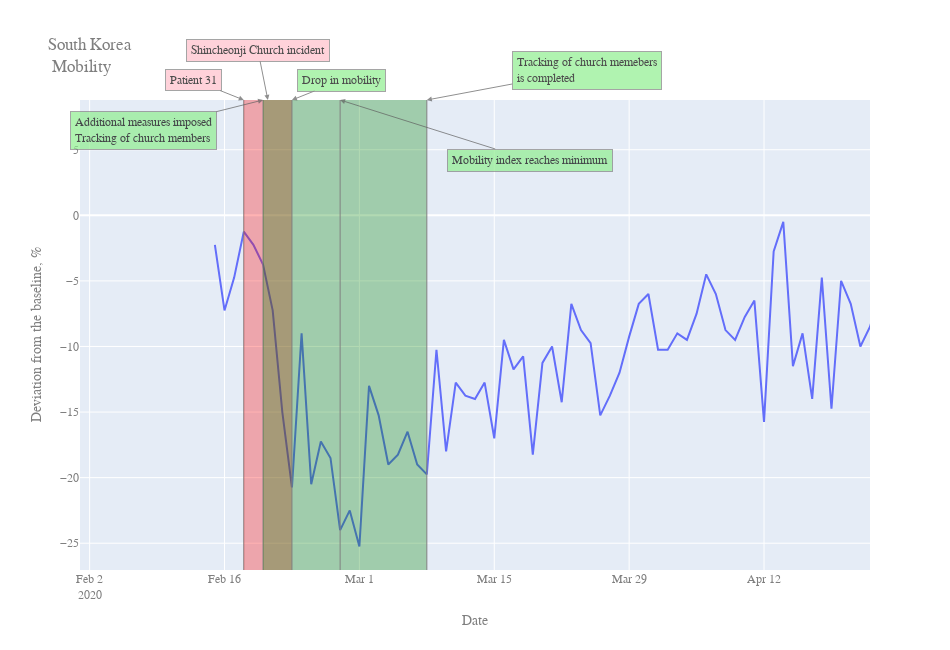
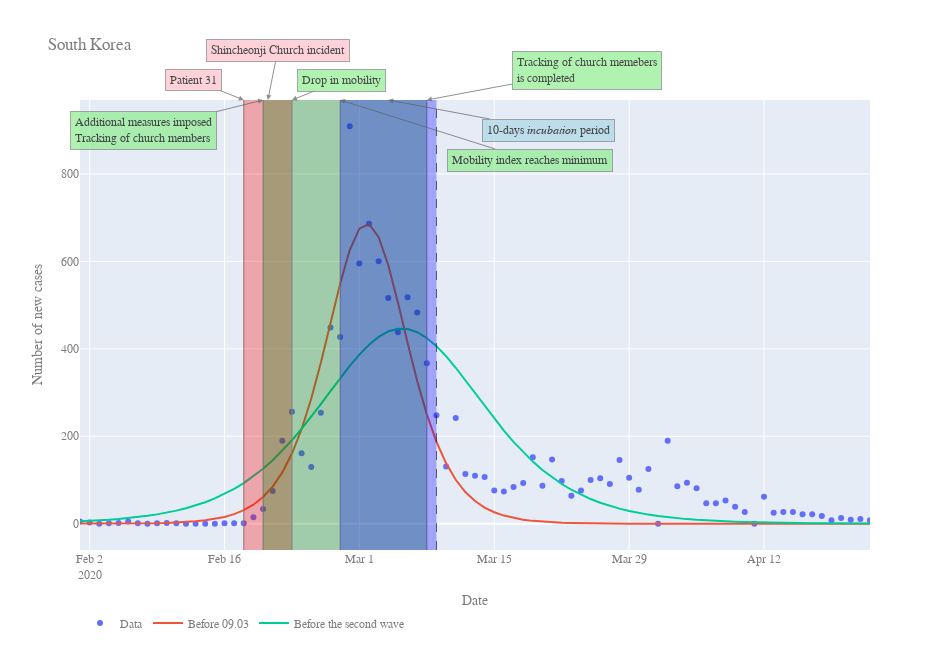

These figures' notebook cell, in order:
### Code cell
# set cutoffs for approximations
cutoffs = pd.DataFrame({
    "date": [date("2020-03-09"), date("2020-05-07")],
    "description": ["Before 09.03", "Before the second wave"]
})
params = get_fit_of_cutoffs(df, cutoffs)
# plot figures
figs = plotter(df, params, df_mobility=df_mobility)
# show coeffs
display(unfold(params))

# set extension of output files
ext = "pdf"
# set mode of image_writer (if mode: write images)
mode = False
# plot of mobility
f = figs[-1]
iw = image_writer(f, "SK_mobility", ext, mode=mode)
# next add elements on bare plot and write image if needed
f.update_layout(xaxis_range = [date("2020-02-01"), date("2020-04-23")])
iw.write()
add_caption(f, date("2020-02-18"), text="Patient 31", pos_x=-50)
iw.write()
add_filling(f, x0=date("2020-02-18"), x1=date("2020-02-23"))
add_caption(f, date("2020-02-20-12", format="%Y-%m-%d-%H"), "Shincheonji Church incident", pos_x=- 10, pos_y = -50, wline=False)
iw.write()
add_caption(f, date("2020-02-20"), "Additional measures imposed<br>Tracking of church members", bg_color="LightGreen",pos_x=-120, pos_y=30)
add_filling(f, date("2020-02-20"), date("2020-03-08"), fill_color="Green")
iw.write()
add_caption(f, date("2020-02-23"), "Drop in mobility", bg_color="LightGreen",pos_x= 50)
iw.write()
add_caption(f, date("2020-02-28"), "Mobility index reaches minimum", bg_color="LightGreen", pos_x = 190, pos_y=60)
iw.write()
add_caption(f, date("2020-03-08"), "Tracking of church memebers<br>is completed", bg_color="LightGreen", pos_x = 160, pos_y=-30)
iw.write()
f.show()

#plot of new cases
f = figs[1]
iw = image_writer(f, "SK_plot", ext, mode=mode)
f.update_layout(xaxis_range = [date("2020-02-01"), date("2020-04-23")])
add_caption(f, date("2020-02-18"), text="Patient 31", pos_x=-50)
add_filling(f, x0=date("2020-02-18"), x1=date("2020-02-23"))
add_caption(f, date("2020-02-20-12", format="%Y-%m-%d-%H"), "Shincheonji Church incident", pos_x= 10, pos_y = -50, wline=False)
add_caption(f, date("2020-02-20"), "Additional measures imposed<br>Tracking of church members", bg_color="LightGreen",pos_x=-120, pos_y=30)
add_filling(f, date("2020-02-20"), date("2020-03-08"), fill_color="Green")
add_caption(f, date("2020-02-23"), "Drop in mobility", bg_color="LightGreen",pos_x= 50)
add_caption(f, date("2020-02-28"), "Mobility index reaches minimum", bg_color="LightGreen", pos_x = 190, pos_y=60)
add_caption(f, date("2020-03-08"), "Tracking of church memebers<br>is completed", bg_color="LightGreen", pos_x = 160, pos_y=-30)
iw.write()
add_filling(f, date("2020-02-28"), date("2020-03-09"), fill_color="Blue")
add_caption(f, date("2020-03-04"), "10-days <i>incubation</i> period", bg_color="LightBlue", pos_x = 160, pos_y=30, wline=False)
iw.write()
f.show()

### Figure 1 — Plotly figure (JSON) as saved in the notebook; plotly's stock layout.template omitted (floating-point values rounded to 4 significant figures)
{"data": [{"name": "Average index", "type": "scatter", "x": ["2020-02-15T00:00:00", "2020-02-16T00:00:00", "2020-02-17T00:00:00", "2020-02-18T00:00:00", "2020-02-19T00:00:00", "2020-02-20T00:00:00", "2020-02-21T00:00:00", "2020-02-22T00:00:00", "2020-02-23T00:00:00", "2020-02-24T00:00:00", "2020-02-25T00:00:00", "2020-02-26T00:00:00", "2020-02-27T00:00:00", "2020-02-28T00:00:00", "2020-02-29T00:00:00", "2020-03-01T00:00:00", "2020-03-02T00:00:00", "2020-03-03T00:00:00", "2020-03-04T00:00:00", "2020-03-05T00:00:00", "2020-03-06T00:00:00", "2020-03-07T00:00:00", "2020-03-08T00:00:00", "2020-03-09T00:00:00", "2020-03-10T00:00:00", "2020-03-11T00:00:00", "2020-03-12T00:00:00", "2020-03-13T00:00:00", "2020-03-14T00:00:00", "2020-03-15T00:00:00", "2020-03-16T00:00:00", "2020-03-17T00:00:00", "2020-03-18T00:00:00", "2020-03-19T00:00:00", "2020-03-20T00:00:00", "2020-03-21T00:00:00", "2020-03-22T00:00:00", "2020-03-23T00:00:00", "2020-03-24T00:00:00", "2020-03-25T00:00:00", "2020-03-26T00:00:00", "2020-03-27T00:00:00", "2020-03-28T00:00:00", "2020-03-29T00:00:00", "2020-03-30T00:00:00", "2020-03-31T00:00:00", "2020-04-01T00:00:00", "2020-04-02T00:00:00", "2020-04-03T00:00:00", "2020-04-04T00:00:00", "2020-04-05T00:00:00", "2020-04-06T00:00:00", "2020-04-07T00:00:00", "2020-04-08T00:00:00", "2020-04-09T00:00:00", "2020-04-10T00:00:00", "2020-04-11T00:00:00", "2020-04-12T00:00:00", "2020-04-13T00:00:00", "2020-04-14T00:00:00", "2020-04-15T00:00:00", "2020-04-16T00:00:00", "2020-04-17T00:00:00", "2020-04-18T00:00:00", "2020-04-19T00:00:00", "2020-04-20T00:00:00", "2020-04-21T00:00:00", "2020-04-22T00:00:00", "2020-04-23T00:00:00", "2020-04-24T00:00:00", "2020-04-25T00:00:00", "2020-04-26T00:00:00", "2020-04-27T00:00:00", "2020-04-28T00:00:00", "2020-04-29T00:00:00", "2020-04-30T00:00:00", "2020-05-01T00:00:00", "2020-05-02T00:00:00", "2020-05-03T00:00:00", "2020-05-04T00:00:00", "2020-05-05T00:00:00", "2020-05-06T00:00:00", "2020-05-07T00:00:00", "2020-05-08T00:00:00", "2020-05-09T00:00:00", "2020-05-10T00:00:00", "2020-05-11T00:00:00", "2020-05-12T00:00:00", "2020-05-13T00:00:00", "2020-05-14T00:00:00", "2020-05-15T00:00:00", "2020-05-16T00:00:00"], "y": [-2.25, -7.25, -4.75, -1.25, -2.25, -3.75, -7.25, -15, -20.75, -9, -20.5, -17.25, -18.5, -24, -22.5, -25.25, -13, -15.25, -19, -18.25, -16.5, -19, -19.75, -10.25, -18, -12.75, -13.75, -14, -12.75, -17, -9.5, -11.75, -10.75, -18.25, -11.25, -10, -14.25, -6.75, -8.75, -9.75, -15.25, -13.75, -12, -9.25, -6.75, -6, -10.25, -10.25, -9, -9.5, -7.5, -4.5, -6, -8.75, -9.5, -7.75, -6.5, -15.75, -2.75, -0.5, -11.5, -9, -14, -4.75, -14.75, -5, -6.75, -10, -8.5, -6, -4.25, -4.5, -0.5, -0.25, 3.5, -6.25, -8.5, -4.5, 0.75, 7, -8.5, -1.5, -1.25, 0.25, -11.75, -3.5, 2.25, -0.25, -1.25, -2.25, -10, -2]}], "layout": {"annotations": [{"align": "left", "arrowcolor": "#606060", "arrowhead": 2, "arrowsize": 1, "arrowwidth": 1, "ax": -50, "ay": -20, "bgcolor": "Pink", "bordercolor": "Grey", "borderpad": 4, "borderwidth": 1, "font": {"color": "Black", "family": "Courier New, monospace", "size": 12}, "opacity": 0.7, "showarrow": true, "text": "Patient 31", "x": "2020-02-18T00:00:00", "xref": "x", "y": 1, "yref": "paper"}, {"align": "left", "arrowcolor": "#606060", "arrowhead": 2, "arrowsize": 1, "arrowwidth": 1, "ax": -10, "ay": -50, "bgcolor": "Pink", "bordercolor": "Grey", "borderpad": 4, "borderwidth": 1, "font": {"color": "Black", "family": "Courier New, monospace", "size": 12}, "opacity": 0.7, "showarrow": true, "text": "Shincheonji Church incident", "x": "2020-02-20T12:00:00", "xref": "x", "y": 1, "yref": "paper"}, {"align": "left", "arrowcolor": "#606060", "arrowhead": 2, "arrowsize": 1, "arrowwidth": 1, "ax": -120, "ay": 30, "bgcolor": "LightGreen", "bordercolor": "Grey", "borderpad": 4, "borderwidth": 1, "font": {"color": "Black", "family": "Courier New, monospace", "size": 12}, "opacity": 0.7, "showarrow": true, "text": "Additional measures imposed<br>Tracking of church members", "x": "2020-02-20T00:00:00", "xref": "x", "y": 1, "yref": "paper"}, {"align": "left", "arrowcolor": "#606060", "arrowhead": 2, "arrowsize": 1, "arrowwidth": 1, "ax": 50, "ay": -20, "bgcolor": "LightGreen", "bordercolor": "Grey", "borderpad": 4, "borderwidth": 1, "font": {"color": "Black", "family": "Courier New, monospace", "size": 12}, "opacity": 0.7, "showarrow": true, "text": "Drop in mobility", "x": "2020-02-23T00:00:00", "xref": "x", "y": 1, "yref": "paper"}, {"align": "left", "arrowcolor": "#606060", "arrowhead": 2, "arrowsize": 1, "arrowwidth": 1, "ax": 190, "ay": 60, "bgcolor": "LightGreen", "bordercolor": "Grey", "borderpad": 4, "borderwidth": 1, "font": {"color": "Black", "family": "Courier New, monospace", "size": 12}, "opacity": 0.7, "showarrow": true, "text": "Mobility index reaches minimum", "x": "2020-02-28T00:00:00", "xref": "x", "y": 1, "yref": "paper"}, {"align": "left", "arrowcolor": "#606060", "arrowhead": 2, "arrowsize": 1, "arrowwidth": 1, "ax": 160, "ay": -30, "bgcolor": "LightGreen", "bordercolor": "Grey", "borderpad": 4, "borderwidth": 1, "font": {"color": "Black", "family": "Courier New, monospace", "size": 12}, "opacity": 0.7, "showarrow": true, "text": "Tracking of church memebers<br>is completed", "x": "2020-03-08T00:00:00", "xref": "x", "y": 1, "yref": "paper"}], "font": {"color": "#7f7f7f", "family": "Courier New, monospace", "size": 12}, "height": 650, "legend": {"orientation": "h", "y": -0.13}, "shapes": [{"layer": "above", "line": {"color": "Grey", "dash": "solid", "width": 1}, "opacity": 1, "type": "line", "x0": "2020-02-18T00:00:00", "x1": "2020-02-18T00:00:00", "xref": "x", "y0": 0, "y1": 1, "yref": "paper"}, {"fillcolor": "Red", "layer": "above", "line": {"width": 0}, "opacity": 0.3, "type": "rect", "x0": "2020-02-18T00:00:00", "x1": "2020-02-23T00:00:00", "xref": "x", "y0": 0, "y1": 1, "yref": "paper"}, {"layer": "above", "line": {"color": "Grey", "dash": "solid", "width": 1}, "opacity": 1, "type": "line", "x0": "2020-02-20T00:00:00", "x1": "2020-02-20T00:00:00", "xref": "x", "y0": 0, "y1": 1, "yref": "paper"}, {"fillcolor": "Green", "layer": "above", "line": {"width": 0}, "opacity": 0.3, "type": "rect", "x0": "2020-02-20T00:00:00", "x1": "2020-03-08T00:00:00", "xref": "x", "y0": 0, "y1": 1, "yref": "paper"}, {"layer": "above", "line": {"color": "Grey", "dash": "solid", "width": 1}, "opacity": 1, "type": "line", "x0": "2020-02-23T00:00:00", "x1": "2020-02-23T00:00:00", "xref": "x", "y0": 0, "y1": 1, "yref": "paper"}, {"layer": "above", "line": {"color": "Grey", "dash": "solid", "width": 1}, "opacity": 1, "type": "line", "x0": "2020-02-28T00:00:00", "x1": "2020-02-28T00:00:00", "xref": "x", "y0": 0, "y1": 1, "yref": "paper"}, {"layer": "above", "line": {"color": "Grey", "dash": "solid", "width": 1}, "opacity": 1, "type": "line", "x0": "2020-03-08T00:00:00", "x1": "2020-03-08T00:00:00", "xref": "x", "y0": 0, "y1": 1, "yref": "paper"}], "title": {"text": "South Korea<br> Mobility"}, "width": 950, "xaxis": {"range": ["2020-02-01T00:00:00", "2020-04-23T00:00:00"], "title": {"text": "Date"}}, "yaxis": {"title": {"text": "Deviation from the baseline, %"}}}}

### Figure 2 — Plotly figure (JSON) as saved in the notebook; plotly's stock layout.template omitted (floating-point values rounded to 4 significant figures)
{"data": [{"mode": "markers", "name": "Data", "type": "scatter", "x": ["2020-01-19T00:00:00", "2020-01-20T00:00:00", "2020-01-21T00:00:00", "2020-01-22T00:00:00", "2020-01-23T00:00:00", "2020-01-24T00:00:00", "2020-01-25T00:00:00", "2020-01-26T00:00:00", "2020-01-27T00:00:00", "2020-01-28T00:00:00", "2020-01-29T00:00:00", "2020-01-30T00:00:00", "2020-01-31T00:00:00", "2020-02-01T00:00:00", "2020-02-02T00:00:00", "2020-02-03T00:00:00", "2020-02-04T00:00:00", "2020-02-05T00:00:00", "2020-02-06T00:00:00", "2020-02-07T00:00:00", "2020-02-08T00:00:00", "2020-02-09T00:00:00", "2020-02-10T00:00:00", "2020-02-11T00:00:00", "2020-02-12T00:00:00", "2020-02-13T00:00:00", "2020-02-14T00:00:00", "2020-02-15T00:00:00", "2020-02-16T00:00:00", "2020-02-17T00:00:00", "2020-02-18T00:00:00", "2020-02-19T00:00:00", "2020-02-20T00:00:00", "2020-02-21T00:00:00", "2020-02-22T00:00:00", "2020-02-23T00:00:00", "2020-02-24T00:00:00", "2020-02-25T00:00:00", "2020-02-26T00:00:00", "2020-02-27T00:00:00", "2020-02-28T00:00:00", "2020-02-29T00:00:00", "2020-03-01T00:00:00", "2020-03-02T00:00:00", "2020-03-03T00:00:00", "2020-03-04T00:00:00", "2020-03-05T00:00:00", "2020-03-06T00:00:00", "2020-03-07T00:00:00", "2020-03-08T00:00:00", "2020-03-09T00:00:00", "2020-03-10T00:00:00", "2020-03-11T00:00:00", "2020-03-12T00:00:00", "2020-03-13T00:00:00", "2020-03-14T00:00:00", "2020-03-15T00:00:00", "2020-03-16T00:00:00", "2020-03-17T00:00:00", "2020-03-18T00:00:00", "2020-03-19T00:00:00", "2020-03-20T00:00:00", "2020-03-21T00:00:00", "2020-03-22T00:00:00", "2020-03-23T00:00:00", "2020-03-24T00:00:00", "2020-03-25T00:00:00", "2020-03-26T00:00:00", "2020-03-27T00:00:00", "2020-03-28T00:00:00", "2020-03-29T00:00:00", "2020-03-30T00:00:00", "2020-03-31T00:00:00", "2020-04-01T00:00:00", "2020-04-02T00:00:00", "2020-04-03T00:00:00", "2020-04-04T00:00:00", "2020-04-05T00:00:00", "2020-04-06T00:00:00", "2020-04-07T00:00:00", "2020-04-08T00:00:00", "2020-04-09T00:00:00", "2020-04-10T00:00:00", "2020-04-11T00:00:00", "2020-04-12T00:00:00", "2020-04-13T00:00:00", "2020-04-14T00:00:00", "2020-04-15T00:00:00", "2020-04-16T00:00:00", "2020-04-17T00:00:00", "2020-04-18T00:00:00", "2020-04-19T00:00:00", "2020-04-20T00:00:00", "2020-04-21T00:00:00", "2020-04-22T00:00:00", "2020-04-23T00:00:00", "2020-04-24T00:00:00", "2020-04-25T00:00:00", "2020-04-26T00:00:00", "2020-04-27T00:00:00", "2020-04-28T00:00:00", "2020-04-29T00:00:00", "2020-04-30T00:00:00", "2020-05-01T00:00:00", "2020-05-02T00:00:00", "2020-05-03T00:00:00", "2020-05-04T00:00:00", "2020-05-05T00:00:00", "2020-05-06T00:00:00", "2020-05-07T00:00:00", "2020-05-08T00:00:00", "2020-05-09T00:00:00", "2020-05-10T00:00:00", "2020-05-11T00:00:00", "2020-05-12T00:00:00", "2020-05-13T00:00:00", "2020-05-14T00:00:00", "2020-05-15T00:00:00", "2020-05-16T00:00:00", "2020-05-17T00:00:00", "2020-05-18T00:00:00", "2020-05-19T00:00:00", "2020-05-20T00:00:00", "2020-05-21T00:00:00", "2020-05-22T00:00:00", "2020-05-23T00:00:00", "2020-05-24T00:00:00"], "y": [0, 1, 0, 0, 0, 1, 0, 1, 1, 0, 0, 0, 3, 5, 3, 0, 1, 2, 5, 1, 0, 1, 2, 1, 0, 0, 0, 0, 1, 1, 1, 15, 34, 75, 190, 256, 161, 130, 254, 449, 427, 909, 595, 686, 600, 516, 438, 518, 483, 367, 248, 131, 242, 114, 110, 107, 76, 74, 84, 93, 152, 87, 147, 98, 64, 76, 100, 104, 91, 146, 105, 78, 125, 0, 190, 86, 94, 81, 47, 47, 53, 39, 27, 0, 62, 25, 27, 27, 22, 22, 18, 8, 13, 9, 11, 8, 6, 10, 10, 10, 14, 9, 4, 9, 6, 13, 8, 3, 2, 4, 12, 18, 34, 35, 27, 26, 29, 27, 19, 13, 15, 13, 32, 12, 20, 23, 25]}, {"name": "Before 09.03", "type": "scatter", "x": ["2020-01-19T00:00:00", "2020-01-20T00:00:00", "2020-01-21T00:00:00", "2020-01-22T00:00:00", "2020-01-23T00:00:00", "2020-01-24T00:00:00", "2020-01-25T00:00:00", "2020-01-26T00:00:00", "2020-01-27T00:00:00", "2020-01-28T00:00:00", "2020-01-29T00:00:00", "2020-01-30T00:00:00", "2020-01-31T00:00:00", "2020-02-01T00:00:00", "2020-02-02T00:00:00", "2020-02-03T00:00:00", "2020-02-04T00:00:00", "2020-02-05T00:00:00", "2020-02-06T00:00:00", "2020-02-07T00:00:00", "2020-02-08T00:00:00", "2020-02-09T00:00:00", "2020-02-10T00:00:00", "2020-02-11T00:00:00", "2020-02-12T00:00:00", "2020-02-13T00:00:00", "2020-02-14T00:00:00", "2020-02-15T00:00:00", "2020-02-16T00:00:00", "2020-02-17T00:00:00", "2020-02-18T00:00:00", "2020-02-19T00:00:00", "2020-02-20T00:00:00", "2020-02-21T00:00:00", "2020-02-22T00:00:00", "2020-02-23T00:00:00", "2020-02-24T00:00:00", "2020-02-25T00:00:00", "2020-02-26T00:00:00", "2020-02-27T00:00:00", "2020-02-28T00:00:00", "2020-02-29T00:00:00", "2020-03-01T00:00:00", "2020-03-02T00:00:00", "2020-03-03T00:00:00", "2020-03-04T00:00:00", "2020-03-05T00:00:00", "2020-03-06T00:00:00", "2020-03-07T00:00:00", "2020-03-08T00:00:00", "2020-03-09T00:00:00", "2020-03-10T00:00:00", "2020-03-11T00:00:00", "2020-03-12T00:00:00", "2020-03-13T00:00:00", "2020-03-14T00:00:00", "2020-03-15T00:00:00", "2020-03-16T00:00:00", "2020-03-17T00:00:00", "2020-03-18T00:00:00", "2020-03-19T00:00:00", "2020-03-20T00:00:00", "2020-03-21T00:00:00", "2020-03-22T00:00:00", "2020-03-23T00:00:00", "2020-03-24T00:00:00", "2020-03-25T00:00:00", "2020-03-26T00:00:00", "2020-03-27T00:00:00", "2020-03-28T00:00:00", "2020-03-29T00:00:00", "2020-03-30T00:00:00", "2020-03-31T00:00:00", "2020-04-01T00:00:00", "2020-04-02T00:00:00", "2020-04-03T00:00:00", "2020-04-04T00:00:00", "2020-04-05T00:00:00", "2020-04-06T00:00:00", "2020-04-07T00:00:00", "2020-04-08T00:00:00", "2020-04-09T00:00:00", "2020-04-10T00:00:00", "2020-04-11T00:00:00", "2020-04-12T00:00:00", "2020-04-13T00:00:00", "2020-04-14T00:00:00", "2020-04-15T00:00:00", "2020-04-16T00:00:00", "2020-04-17T00:00:00", "2020-04-18T00:00:00", "2020-04-19T00:00:00", "2020-04-20T00:00:00", "2020-04-21T00:00:00", "2020-04-22T00:00:00", "2020-04-23T00:00:00", "2020-04-24T00:00:00", "2020-04-25T00:00:00", "2020-04-26T00:00:00", "2020-04-27T00:00:00", "2020-04-28T00:00:00", "2020-04-29T00:00:00", "2020-04-30T00:00:00", "2020-05-01T00:00:00", "2020-05-02T00:00:00", "2020-05-03T00:00:00", "2020-05-04T00:00:00", "2020-05-05T00:00:00", "2020-05-06T00:00:00", "2020-05-07T00:00:00", "2020-05-08T00:00:00", "2020-05-09T00:00:00", "2020-05-10T00:00:00", "2020-05-11T00:00:00", "2020-05-12T00:00:00", "2020-05-13T00:00:00", "2020-05-14T00:00:00", "2020-05-15T00:00:00", "2020-05-16T00:00:00", "2020-05-17T00:00:00", "2020-05-18T00:00:00", "2020-05-19T00:00:00", "2020-05-20T00:00:00", "2020-05-21T00:00:00", "2020-05-22T00:00:00", "2020-05-23T00:00:00", "2020-05-24T00:00:00", "2020-05-25T00:00:00"], "y": [0.0008872, 0.001258, 0.001785, 0.002532, 0.003591, 0.005094, 0.007225, 0.01025, 0.01454, 0.02062, 0.02925, 0.04148, 0.05884, 0.08346, 0.1184, 0.1679, 0.2381, 0.3378, 0.479, 0.6794, 0.9635, 1.366, 1.937, 2.746, 3.892, 5.513, 7.807, 11.05, 15.62, 22.05, 31.06, 43.64, 61.07, 84.99, 117.4, 160.5, 216.2, 285.7, 368.0, 458.8, 549.0, 625.8, 674.8, 685.5, 655.3, 591.2, 506.0, 414.1, 326.6, 250.2, 187.5, 138.1, 100.5, 72.46, 51.91, 37.02, 26.31, 18.65, 13.2, 9.336, 6.595, 4.656, 3.286, 2.318, 1.635, 1.153, 0.8133, 0.5735, 0.4043, 0.2851, 0.201, 0.1417, 0.09992, 0.07044, 0.04966, 0.03501, 0.02469, 0.0174, 0.01227, 0.00865, 0.006098, 0.004299, 0.003031, 0.002137, 0.001507, 0.001062, 0.0007488, 0.0005279, 0.0003722, 0.0002624, 0.000185, 0.0001304, 9.195e-05, 6.483e-05, 4.57e-05, 3.222e-05, 2.272e-05, 1.602e-05, 1.129e-05, 7.96e-06, 5.612e-06, 3.957e-06, 2.789e-06, 1.967e-06, 1.386e-06, 9.774e-07, 6.891e-07, 4.858e-07, 3.425e-07, 2.415e-07, 1.702e-07, 1.2e-07, 8.462e-08, 5.966e-08, 4.206e-08, 2.965e-08, 2.09e-08, 1.474e-08, 1.039e-08, 7.325e-09, 5.164e-09, 3.641e-09, 2.567e-09, 1.81e-09, 1.276e-09, 8.995e-10, 6.341e-10]}, {"name": "Before the second wave", "type": "scatter", "x": ["2020-01-19T00:00:00", "2020-01-20T00:00:00", "2020-01-21T00:00:00", "2020-01-22T00:00:00", "2020-01-23T00:00:00", "2020-01-24T00:00:00", "2020-01-25T00:00:00", "2020-01-26T00:00:00", "2020-01-27T00:00:00", "2020-01-28T00:00:00", "2020-01-29T00:00:00", "2020-01-30T00:00:00", "2020-01-31T00:00:00", "2020-02-01T00:00:00", "2020-02-02T00:00:00", "2020-02-03T00:00:00", "2020-02-04T00:00:00", "2020-02-05T00:00:00", "2020-02-06T00:00:00", "2020-02-07T00:00:00", "2020-02-08T00:00:00", "2020-02-09T00:00:00", "2020-02-10T00:00:00", "2020-02-11T00:00:00", "2020-02-12T00:00:00", "2020-02-13T00:00:00", "2020-02-14T00:00:00", "2020-02-15T00:00:00", "2020-02-16T00:00:00", "2020-02-17T00:00:00", "2020-02-18T00:00:00", "2020-02-19T00:00:00", "2020-02-20T00:00:00", "2020-02-21T00:00:00", "2020-02-22T00:00:00", "2020-02-23T00:00:00", "2020-02-24T00:00:00", "2020-02-25T00:00:00", "2020-02-26T00:00:00", "2020-02-27T00:00:00", "2020-02-28T00:00:00", "2020-02-29T00:00:00", "2020-03-01T00:00:00", "2020-03-02T00:00:00", "2020-03-03T00:00:00", "2020-03-04T00:00:00", "2020-03-05T00:00:00", "2020-03-06T00:00:00", "2020-03-07T00:00:00", "2020-03-08T00:00:00", "2020-03-09T00:00:00", "2020-03-10T00:00:00", "2020-03-11T00:00:00", "2020-03-12T00:00:00", "2020-03-13T00:00:00", "2020-03-14T00:00:00", "2020-03-15T00:00:00", "2020-03-16T00:00:00", "2020-03-17T00:00:00", "2020-03-18T00:00:00", "2020-03-19T00:00:00", "2020-03-20T00:00:00", "2020-03-21T00:00:00", "2020-03-22T00:00:00", "2020-03-23T00:00:00", "2020-03-24T00:00:00", "2020-03-25T00:00:00", "2020-03-26T00:00:00", "2020-03-27T00:00:00", "2020-03-28T00:00:00", "2020-03-29T00:00:00", "2020-03-30T00:00:00", "2020-03-31T00:00:00", "2020-04-01T00:00:00", "2020-04-02T00:00:00", "2020-04-03T00:00:00", "2020-04-04T00:00:00", "2020-04-05T00:00:00", "2020-04-06T00:00:00", "2020-04-07T00:00:00", "2020-04-08T00:00:00", "2020-04-09T00:00:00", "2020-04-10T00:00:00", "2020-04-11T00:00:00", "2020-04-12T00:00:00", "2020-04-13T00:00:00", "2020-04-14T00:00:00", "2020-04-15T00:00:00", "2020-04-16T00:00:00", "2020-04-17T00:00:00", "2020-04-18T00:00:00", "2020-04-19T00:00:00", "2020-04-20T00:00:00", "2020-04-21T00:00:00", "2020-04-22T00:00:00", "2020-04-23T00:00:00", "2020-04-24T00:00:00", "2020-04-25T00:00:00", "2020-04-26T00:00:00", "2020-04-27T00:00:00", "2020-04-28T00:00:00", "2020-04-29T00:00:00", "2020-04-30T00:00:00", "2020-05-01T00:00:00", "2020-05-02T00:00:00", "2020-05-03T00:00:00", "2020-05-04T00:00:00", "2020-05-05T00:00:00", "2020-05-06T00:00:00", "2020-05-07T00:00:00", "2020-05-08T00:00:00", "2020-05-09T00:00:00", "2020-05-10T00:00:00", "2020-05-11T00:00:00", "2020-05-12T00:00:00", "2020-05-13T00:00:00", "2020-05-14T00:00:00", "2020-05-15T00:00:00", "2020-05-16T00:00:00", "2020-05-17T00:00:00", "2020-05-18T00:00:00", "2020-05-19T00:00:00", "2020-05-20T00:00:00", "2020-05-21T00:00:00", "2020-05-22T00:00:00", "2020-05-23T00:00:00", "2020-05-24T00:00:00", "2020-05-25T00:00:00"], "y": [0.5811, 0.6907, 0.821, 0.9758, 1.16, 1.379, 1.638, 1.947, 2.314, 2.749, 3.267, 3.881, 4.61, 5.475, 6.501, 7.718, 9.16, 10.87, 12.89, 15.28, 18.11, 21.45, 25.38, 30.01, 35.45, 41.82, 49.27, 57.95, 68.02, 79.67, 93.06, 108.4, 125.7, 145.3, 167.0, 190.9, 216.9, 244.6, 273.6, 303.2, 332.7, 360.9, 386.9, 409.4, 427.3, 439.6, 445.7, 445.2, 438.1, 424.9, 406.2, 383.1, 356.7, 328.2, 298.7, 269.1, 240.2, 212.8, 187.1, 163.5, 142.1, 122.9, 105.9, 90.88, 77.76, 66.37, 56.52, 48.04, 40.77, 34.55, 29.25, 24.73, 20.9, 17.64, 14.89, 12.56, 10.59, 8.922, 7.517, 6.331, 5.332, 4.489, 3.779, 3.181, 2.677, 2.253, 1.896, 1.595, 1.342, 1.129, 0.9502, 0.7994, 0.6725, 0.5658, 0.476, 0.4004, 0.3368, 0.2833, 0.2384, 0.2005, 0.1687, 0.1419, 0.1193, 0.1004, 0.08445, 0.07103, 0.05975, 0.05026, 0.04228, 0.03556, 0.02992, 0.02516, 0.02117, 0.01781, 0.01498, 0.0126, 0.0106, 0.008914, 0.007498, 0.006307, 0.005305, 0.004463, 0.003754, 0.003158, 0.002656, 0.002234, 0.001879]}], "layout": {"annotations": [{"align": "left", "arrowcolor": "#606060", "arrowhead": 2, "arrowsize": 1, "arrowwidth": 1, "ax": -50, "ay": -20, "bgcolor": "Pink", "bordercolor": "Grey", "borderpad": 4, "borderwidth": 1, "font": {"color": "Black", "family": "Courier New, monospace", "size": 12}, "opacity": 0.7, "showarrow": true, "text": "Patient 31", "x": "2020-02-18T00:00:00", "xref": "x", "y": 1, "yref": "paper"}, {"align": "left", "arrowcolor": "#606060", "arrowhead": 2, "arrowsize": 1, "arrowwidth": 1, "ax": 10, "ay": -50, "bgcolor": "Pink", "bordercolor": "Grey", "borderpad": 4, "borderwidth": 1, "font": {"color": "Black", "family": "Courier New, monospace", "size": 12}, "opacity": 0.7, "showarrow": true, "text": "Shincheonji Church incident", "x": "2020-02-20T12:00:00", "xref": "x", "y": 1, "yref": "paper"}, {"align": "left", "arrowcolor": "#606060", "arrowhead": 2, "arrowsize": 1, "arrowwidth": 1, "ax": -120, "ay": 30, "bgcolor": "LightGreen", "bordercolor": "Grey", "borderpad": 4, "borderwidth": 1, "font": {"color": "Black", "family": "Courier New, monospace", "size": 12}, "opacity": 0.7, "showarrow": true, "text": "Additional measures imposed<br>Tracking of church members", "x": "2020-02-20T00:00:00", "xref": "x", "y": 1, "yref": "paper"}, {"align": "left", "arrowcolor": "#606060", "arrowhead": 2, "arrowsize": 1, "arrowwidth": 1, "ax": 50, "ay": -20, "bgcolor": "LightGreen", "bordercolor": "Grey", "borderpad": 4, "borderwidth": 1, "font": {"color": "Black", "family": "Courier New, monospace", "size": 12}, "opacity": 0.7, "showarrow": true, "text": "Drop in mobility", "x": "2020-02-23T00:00:00", "xref": "x", "y": 1, "yref": "paper"}, {"align": "left", "arrowcolor": "#606060", "arrowhead": 2, "arrowsize": 1, "arrowwidth": 1, "ax": 190, "ay": 60, "bgcolor": "LightGreen", "bordercolor": "Grey", "borderpad": 4, "borderwidth": 1, "font": {"color": "Black", "family": "Courier New, monospace", "size": 12}, "opacity": 0.7, "showarrow": true, "text": "Mobility index reaches minimum", "x": "2020-02-28T00:00:00", "xref": "x", "y": 1, "yref": "paper"}, {"align": "left", "arrowcolor": "#606060", "arrowhead": 2, "arrowsize": 1, "arrowwidth": 1, "ax": 160, "ay": -30, "bgcolor": "LightGreen", "bordercolor": "Grey", "borderpad": 4, "borderwidth": 1, "font": {"color": "Black", "family": "Courier New, monospace", "size": 12}, "opacity": 0.7, "showarrow": true, "text": "Tracking of church memebers<br>is completed", "x": "2020-03-08T00:00:00", "xref": "x", "y": 1, "yref": "paper"}, {"align": "left", "arrowcolor": "#606060", "arrowhead": 2, "arrowsize": 1, "arrowwidth": 1, "ax": 160, "ay": 30, "bgcolor": "LightBlue", "bordercolor": "Grey", "borderpad": 4, "borderwidth": 1, "font": {"color": "Black", "family": "Courier New, monospace", "size": 12}, "opacity": 0.7, "showarrow": true, "text": "10-days <i>incubation</i> period", "x": "2020-03-04T00:00:00", "xref": "x", "y": 1, "yref": "paper"}], "font": {"color": "#7f7f7f", "family": "Courier New, monospace", "size": 12}, "height": 650, "legend": {"orientation": "h", "y": -0.13}, "shapes": [{"line": {"color": "Black", "dash": "dash", "width": 1}, "opacity": 0.6, "type": "line", "x0": "2020-03-09T00:00:00", "x1": "2020-03-09T00:00:00", "y0": 0, "y1": 1, "yref": "paper"}, {"line": {"color": "Black", "dash": "dash", "width": 1}, "opacity": 0.6, "type": "line", "x0": "2020-05-07T00:00:00", "x1": "2020-05-07T00:00:00", "y0": 0, "y1": 1, "yref": "paper"}, {"layer": "above", "line": {"color": "Grey", "dash": "solid", "width": 1}, "opacity": 1, "type": "line", "x0": "2020-02-18T00:00:00", "x1": "2020-02-18T00:00:00", "xref": "x", "y0": 0, "y1": 1, "yref": "paper"}, {"fillcolor": "Red", "layer": "above", "line": {"width": 0}, "opacity": 0.3, "type": "rect", "x0": "2020-02-18T00:00:00", "x1": "2020-02-23T00:00:00", "xref": "x", "y0": 0, "y1": 1, "yref": "paper"}, {"layer": "above", "line": {"color": "Grey", "dash": "solid", "width": 1}, "opacity": 1, "type": "line", "x0": "2020-02-20T00:00:00", "x1": "2020-02-20T00:00:00", "xref": "x", "y0": 0, "y1": 1, "yref": "paper"}, {"fillcolor": "Green", "layer": "above", "line": {"width": 0}, "opacity": 0.3, "type": "rect", "x0": "2020-02-20T00:00:00", "x1": "2020-03-08T00:00:00", "xref": "x", "y0": 0, "y1": 1, "yref": "paper"}, {"layer": "above", "line": {"color": "Grey", "dash": "solid", "width": 1}, "opacity": 1, "type": "line", "x0": "2020-02-23T00:00:00", "x1": "2020-02-23T00:00:00", "xref": "x", "y0": 0, "y1": 1, "yref": "paper"}, {"layer": "above", "line": {"color": "Grey", "dash": "solid", "width": 1}, "opacity": 1, "type": "line", "x0": "2020-02-28T00:00:00", "x1": "2020-02-28T00:00:00", "xref": "x", "y0": 0, "y1": 1, "yref": "paper"}, {"layer": "above", "line": {"color": "Grey", "dash": "solid", "width": 1}, "opacity": 1, "type": "line", "x0": "2020-03-08T00:00:00", "x1": "2020-03-08T00:00:00", "xref": "x", "y0": 0, "y1": 1, "yref": "paper"}, {"fillcolor": "Blue", "layer": "above", "line": {"width": 0}, "opacity": 0.3, "type": "rect", "x0": "2020-02-28T00:00:00", "x1": "2020-03-09T00:00:00", "xref": "x", "y0": 0, "y1": 1, "yref": "paper"}], "title": {"text": "South Korea"}, "width": 950, "xaxis": {"range": ["2020-02-01T00:00:00", "2020-04-23T00:00:00"], "title": {"text": "Date"}}, "yaxis": {"title": {"text": "Number of new cases"}}}}
